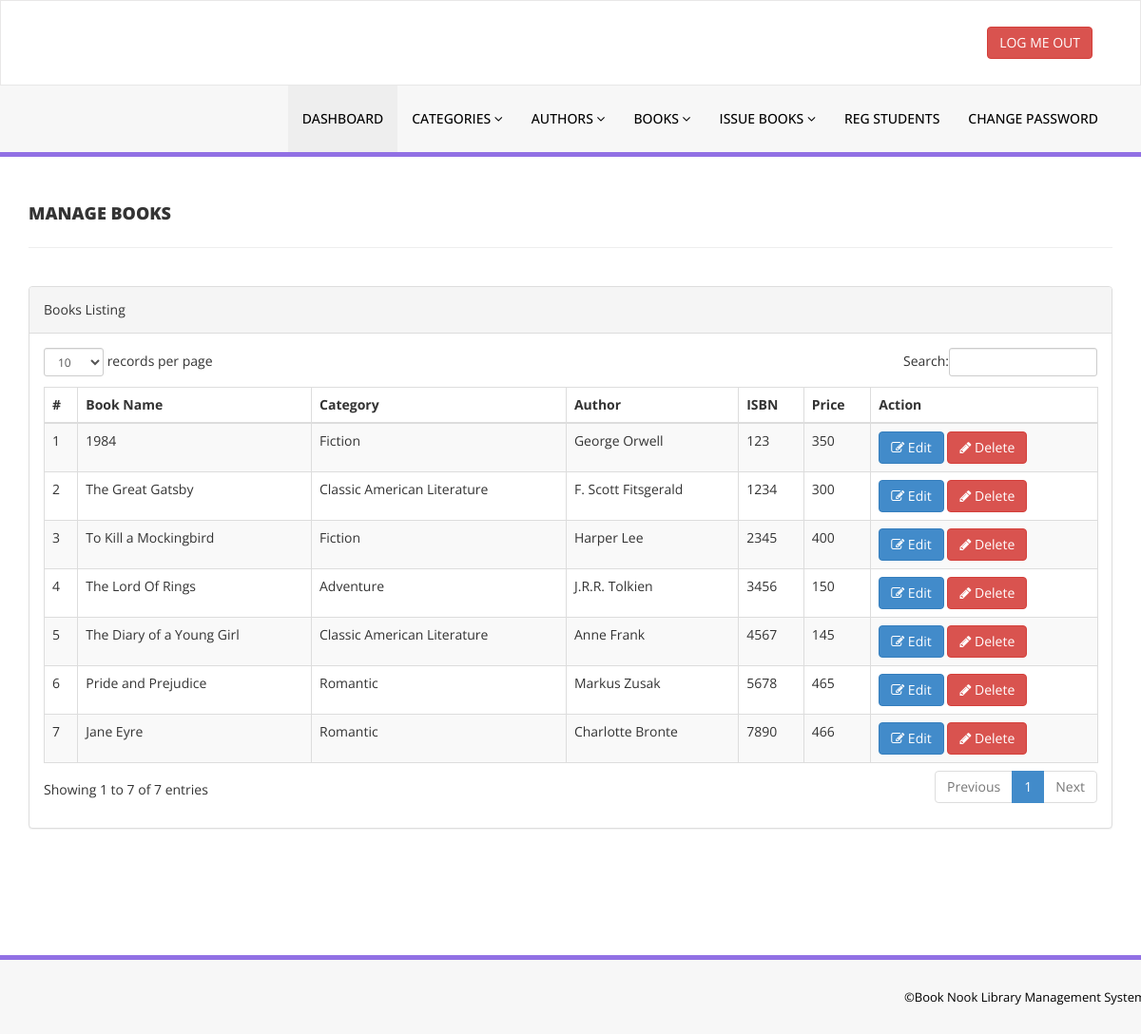
Page /library/admin/manage-books.php (signed in) on the committed database.
### tables this page shows
CREATE TABLE `tblbooks` (
  `id` int(11) NOT NULL,
  `BookName` varchar(255) DEFAULT NULL,
  `CatId` int(11) DEFAULT NULL,
  `AuthorId` int(11) DEFAULT NULL,
  `ISBNNumber` int(11) DEFAULT NULL,
  `BookPrice` int(11) DEFAULT NULL,
  `RegDate` timestamp NULL DEFAULT current_timestamp(),
  `UpdationDate` timestamp NULL DEFAULT NULL ON UPDATE current_timestamp()
);

CREATE TABLE `tblcategory` (
  `id` int(11) NOT NULL,
  `CategoryName` varchar(150) DEFAULT NULL,
  `Status` int(1) DEFAULT NULL,
  `CreationDate` timestamp NULL DEFAULT current_timestamp(),
  `UpdationDate` timestamp NULL DEFAULT '0000-00-00 00:00:00' ON UPDATE current_timestamp()
);

CREATE TABLE `tblauthors` (
  `id` int(11) NOT NULL,
  `AuthorName` varchar(159) DEFAULT NULL,
  `creationDate` timestamp NULL DEFAULT current_timestamp(),
  `UpdationDate` timestamp NULL DEFAULT NULL ON UPDATE current_timestamp()
);

### library/admin/manage-books.php (the view, shortened to what this page needs)
<?php
include('includes/config.php');
if(strlen($_SESSION['alogin'])==0)
    {
header('location:index.php');
}
else{
    ?>
<!DOCTYPE html>
<html xmlns="http://www.w3.org/1999/xhtml">
<head>
    <link href="assets/css/bootstrap.css" rel="stylesheet" />
    <link href="assets/css/font-awesome.css" rel="stylesheet" />
    <link href="assets/js/dataTables/dataTables.bootstrap.css" rel="stylesheet" />
    <link href="assets/css/style.css" rel="stylesheet" />
</head>
<body>
<?php include('includes/header.php');?>
    <div class="content-wrapper">
         <div class="container">
        <div class="row pad-botm">
            <div class="col-md-12">
                <h4 class="header-line">Manage Books</h4>
    </div>
     <div class="row">
</div>
        </div>
            <div class="row">
                <div class="col-md-12">
                    <div class="panel panel-default">
                        <div class="panel-heading">
                           Books Listing
                        </div>
                        <div class="panel-body">
                            <div class="table-responsive">
                                <table class="table table-striped table-bordered table-hover" id="dataTables-example">
                                    <thead>
                                        <tr>
                                            <th>#</th>
                                            <th>Book Name</th>
                                            <th>Category</th>
                                            <th>Author</th>
                                            <th>ISBN</th>
                                            <th>Price</th>
                                            <th>Action</th>
                                        </tr>
                                    </thead>
                                    <tbody>
<?php $sql = "SELECT tblbooks.BookName,tblcategory.CategoryName,tblauthors.AuthorName,tblbooks.ISBNNumber,tblbooks.BookPrice,tblbooks.id as bookid from  tblbooks join tblcategory on tblcategory.id=tblbooks.CatId join tblauthors on tblauthors.id=tblbooks.AuthorId";
$query = $dbh -> prepare($sql);
$query->execute();
$results=$query->fetchAll(PDO::FETCH_OBJ);
$cnt=1;
if($query->rowCount() > 0)
{
foreach($results as $result)
{               ?>
                                        <tr class="odd gradeX">
                                            <td class="center"><?php echo htmlentities($cnt);?></td>
                                            <td class="center"><?php echo htmlentities($result->BookName);?></td>
                                            <td class="center"><?php echo htmlentities($result->CategoryName);?></td>
                                            <td class="center"><?php echo htmlentities($result->AuthorName);?></td>
                                            <td class="center"><?php echo htmlentities($result->ISBNNumber);?></td>
                                            <td class="center"><?php echo htmlentities($result->BookPrice);?></td>
                                            <td class="center">
                                            <a href="edit-book.php?bookid=<?php echo htmlentities($result->bookid);?>"><button class="btn btn-primary"><i class="fa fa-edit "></i> Edit</button>
                                          <a href="manage-books.php?del=<?php echo htmlentities($result->bookid);?>" onclick="return confirm('Are you sure you want to delete?');"" >  <button class="btn btn-danger"><i class="fa fa-pencil"></i> Delete</button>
                                            </td>
                                        </tr>
 <?php $cnt=$cnt+1;}} ?>
                                    </tbody>
                                </table>
                            </div>
                        </div>
                    </div>
                </div>
            </div>
    </div>
    </div>
  <?php include('includes/footer.php');?>
</body>
</html>
<?php } ?>

### library/admin/assets/css/style.css (style rules this page uses)
.content-wrapper { margin-top: 40px; min-height: 800px; padding-bottom: 90px; }
.header-line { font-weight: 900; padding-bottom: 25px; border-bottom: 1px solid #eeeeee; text-transform: uppercase; }
.pad-botm { padding-bottom: 30px; }

### rows in the picture
tblbooks: BookName "1984", tblcategory.CategoryName "Fiction", AuthorId.AuthorName "George Orwell", ISBNNumber "123", BookPrice "350"
tblbooks: BookName "The Great Gatsby", tblcategory.CategoryName "Classic American Literature", AuthorId.AuthorName "F. Scott Fitsgerald", ISBNNumber "1234", BookPrice "300"
tblbooks: BookName "To Kill a Mockingbird", tblcategory.CategoryName "Fiction", AuthorId.AuthorName "Harper Lee", ISBNNumber "2345", BookPrice "400"
tblbooks: BookName "The Lord Of Rings", tblcategory.CategoryName "Adventure", AuthorId.AuthorName "J.R.R. Tolkien", ISBNNumber "3456", BookPrice "150"
tblbooks: BookName "The Diary of a Young Girl", tblcategory.CategoryName "Classic American Literature", AuthorId.AuthorName "Anne Frank", ISBNNumber "4567", BookPrice "145"
tblbooks: BookName "Pride and Prejudice", tblcategory.CategoryName "Romantic", AuthorId.AuthorName "Markus Zusak", ISBNNumber "5678", BookPrice "465"
tblbooks: BookName "Jane Eyre", tblcategory.CategoryName "Romantic", AuthorId.AuthorName "Charlotte Bronte", ISBNNumber "7890", BookPrice "466"
